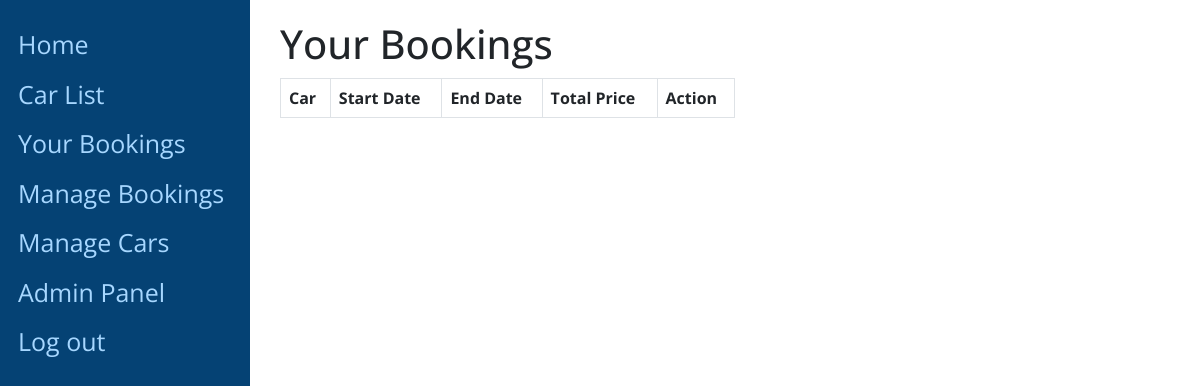
/bookings/view-bookings/ (signed in), run on an earlier commit of the app's database.
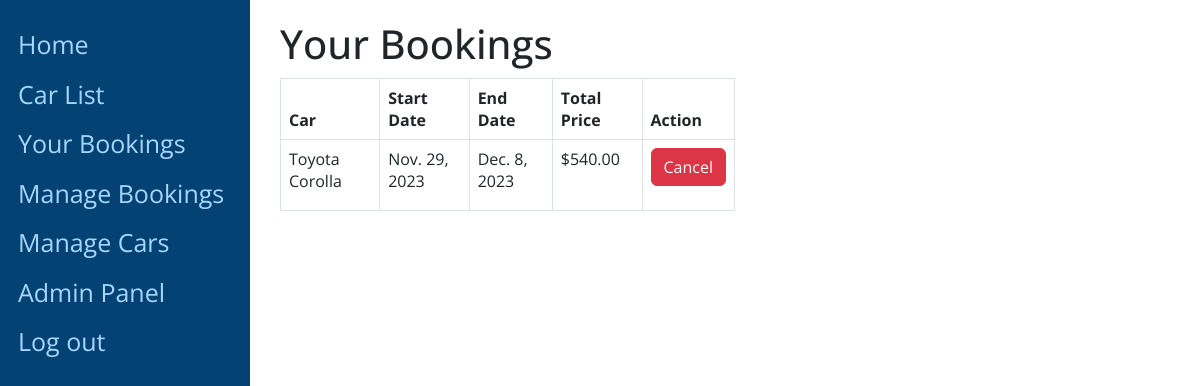
And on a later commit of the database.
### bookings/models.py (models this page shows, shortened)
class Booking(models.Model):
    car = models.ForeignKey(Car, on_delete=models.CASCADE)
    user = models.ForeignKey(User, on_delete=models.CASCADE)
    start_date = models.DateField()
    end_date = models.DateField()
    total_price = models.DecimalField(max_digits=10, decimal_places=2, null=True, blank=True)
    created_at = models.DateTimeField(auto_now_add=True)

### main/models.py (models this page shows, shortened)
class Car(models.Model):
    COLOUR_CHOICES = (
    ('Black', 'Black'),
    ('Blue', 'Blue'),
    ('Brown', 'Brown'),
    ('Gray', 'Gray'),
    ('Green', 'Green'),
    ('LightBlue', 'LightBlue'),
    ('Navy', 'Navy'),
    ('Red', 'Red'),
    ('Silver', 'Silver'),
    ('White', 'White'),
    )
    YEAR_CHOICES = (
        (2023, '2023'),
        (2022, '2022'),
        (2021, '2021'),
        (2020, '2020'),
        (2019, '2019'),
        (2018, '2018'),
        (2017, '2017'),
        (2016, '2016'),
        (2015, '2015'),
    )
    make = models.CharField(max_length=100)
    model = models.CharField(max_length=100)
    colour = models.CharField(max_length=20, choices=COLOUR_CHOICES)
    year = models.IntegerField(choices=YEAR_CHOICES)
    price_per_day = models.DecimalField(max_digits=10, decimal_places=2)
    is_available = models.BooleanField(default=True)
    pricing_state = models.CharField(max_length=20, default='RegularPricingState')

### bookings/views.py (the view, shortened to what this page needs)
# urls.py: path('view-bookings/', views.view_bookings, name='view-bookings'),
@login_required
def view_bookings(request):
    bookings = Booking.objects.filter(user=request.user)
    return render(request, 'bookings/view_bookings.html', {'bookings': bookings})

### bookings/templates/bookings/view_bookings.html (shortened to what this page needs)
{% extends 'main/base.html' %}
{% block content %}
<h1>Your Bookings</h1>
<div style="width: 50%;">
    <table style="width: 100%;" class="table table-bordered">
    <thead>
      <tr>
        <th>Car</th>
        <th>Start Date</th>
        <th>End Date</th>
        <th>Total Price</th>
        <th>Action</th>
      </tr>
    </thead>
    <tbody>
      {% for booking in bookings %}
        <tr>
          <td>{{ booking.car.make }} {{ booking.car.model }}</td>
          <td>{{ booking.start_date }}</td>
          <td>{{ booking.end_date }}</td>
          <td>${{ booking.total_price }}</td>
          <td>
            <form method="post" onsubmit="return confirm('Are you sure you want to cancel this booking?');">
              <button type="submit" class="btn btn-danger">Cancel</button>
            </form>
          </td>
        </tr>
      {% endfor %}
    </tbody>
  </table>
</div>
{% endblock %}

What changed in the data, as far as the page shows it:
added Booking: car.make "Toyota", car.model "Corolla", start_date "Nov. 29, 2023", end_date "Dec. 8, 2023", total_price "540.00"
